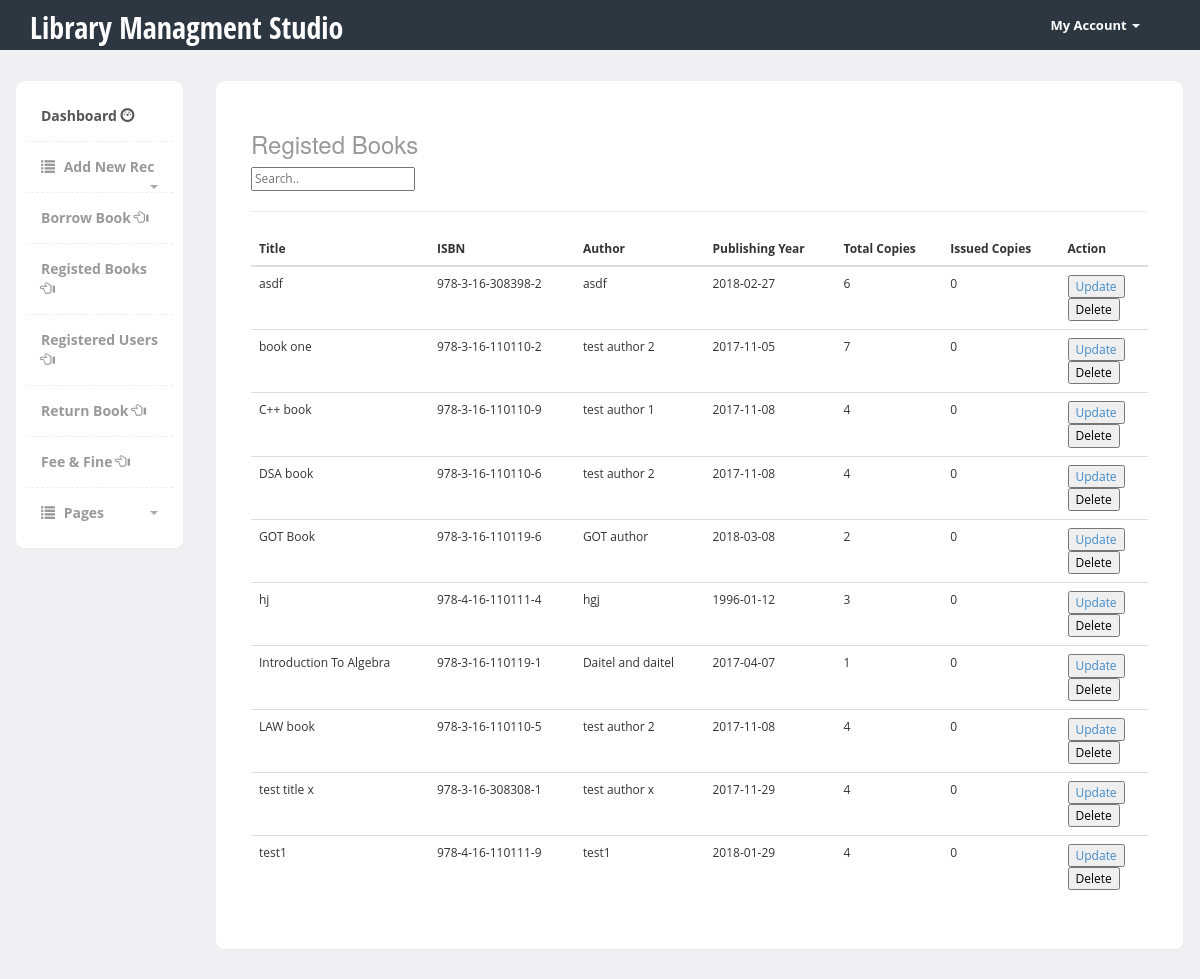
The page /books_registered.php on the database its author committed.
### tables this page shows
CREATE TABLE `books` (
  `b_isbn` text NOT NULL,
  `b_title` text NOT NULL,
  `b_author` text NOT NULL,
  `bp_id` int(11) NOT NULL,
  `b_chapters` int(4) NOT NULL,
  `b_pages` int(5) NOT NULL,
  `b_copies` int(3) NOT NULL,
  `issued_copies` int(11) NOT NULL DEFAULT '0',
  `b_row` int(5) NOT NULL,
  `b_stand` int(5) NOT NULL,
  `b_shelf` int(5) NOT NULL,
  `b_publishing_year` text NOT NULL,
  `bc_id` int(11) NOT NULL,
  `b_img` varchar(500) NOT NULL
);

### books_registered.php (the view, shortened to what this page needs)
<!DOCTYPE html>
<html>
  <head>
    <link href="https://code.jquery.com/ui/1.10.3/themes/redmond/jquery-ui.css" rel="stylesheet" media="screen">
    <link href="bootstrap/css/bootstrap.min.css" rel="stylesheet">
    <link href="css/styles.css" rel="stylesheet">
  </head>
  <body>
  	<div class="header">
	     <div class="container">
	        <div class="row">
	           <div class="col-md-5">
	              <div class="logo">
	                 <h1><a href="index.php">Library Managment Studio</a></h1>
	              </div>
	           </div>
	           <div class="col-md-2">
	              <div class="navbar navbar-inverse" role="banner">
	                  <nav class="collapse navbar-collapse bs-navbar-collapse navbar-right" role="navigation">
	                    <ul class="nav navbar-nav">
	                      <li class="dropdown">
	                        <a href="#" class="dropdown-toggle" data-toggle="dropdown">My Account <b class="caret"></b></a>
	                      </li>
	                    </ul>
	                  </nav>
	              </div>
	           </div>
	        </div>
	     </div>
	</div>
    <div class="page-content">
    	<div class="row">
		  <div class="col-md-2">
        <div class="sidebar content-box" style="display: block;">
                <ul class="nav">
                    <li class="current"><a href="index.php">Dashboard <span class="glyphicon glyphicon-dashboard"></span></a></li>
                    <li class="submenu">
                         <a href="#">
                            <i class="glyphicon glyphicon-list"></i> Add New Rec
                            <span class="caret pull-right"></span>
                         </a>
                    </li>
                    <li><a href="borrow_book.php">Borrow Book <span class="glyphicon glyphicon-hand-left"></span> </a></li>
                    <li><a href="books_registered.php">Registed Books <span class="glyphicon glyphicon-hand-left"></span> </a></li>
                    <li><a href="users_registered.php">Registered Users <span class="glyphicon glyphicon-hand-left"></span></a> </li>
                    <li><a href="book_return.php">Return Book <span class="glyphicon glyphicon-hand-left"></span></a></li>
                    <li><a href="user_fine.php">Fee & Fine <span class="glyphicon glyphicon-hand-left"></a></li>
                    <li class="submenu">
                         <a href="#">
                            <i class="glyphicon glyphicon-list"></i> Pages
                            <span class="caret pull-right"></span>
                         </a>
                    </li>
                </ul>
             </div>
      </div>
		  <div class="col-md-10">
        <div class="content-box-large">
          <div class="panel-heading">
            <h3 class="text-muted">Registed Books</h3>
          <form accept="#" method="post">
  <input type="text" name="search_book" placeholder="Search..">
</form>
<hr/>
<?php
  $db=mysqli_connect("localhost","root","","uol") ;
  $condition="1";
  $SQL="SELECT * FROM books WHERE $condition ORDER BY b_title";
  $rs=mysqli_query($db,$SQL);
?>
<center>
<table class="table table-hover">
    <thead>
      <tr>
        <th>Title</th>
        <th>ISBN</th>
        <th>Author</th>
        <th>Publishing Year</th>
        <th>Total Copies</th>
        <th>Issued Copies</th>
        <th>Action</th>
      </tr>
    </thead>
    <tbody>
    <?php while($data=mysqli_fetch_assoc($rs))
     {
      $b_isbn=$data['b_isbn'];
    ?>
     <tr>
        <td><?= $data['b_title'] ?></td>
        <td><?php echo $b_isbn; ?></td>
        <td><?= $data['b_author'] ?></td>
        <td><?= $data['b_publishing_year'] ?></td>
        <td><?= $data['b_copies'] ?></td>
        <td>
          <?php $SQL="SELECT COUNT(*) FROM borrow_book WHERE b_isbn='$b_isbn' AND bb_date_returned='0000-00-00'; ";
            $query = mysqli_query($db, $SQL);
            $row = mysqli_fetch_array($query);
             echo  $row[0];
           ?>
        </td>
        <td>
          <button><a href="update_book.php?b_isbn=<?php echo $b_isbn; ?>">Update</a></button>
          <form action="php/db.php" method="POST">
            <input type="submit" name="Delete" value="Delete">
          </form>
        </td>
      </tr>
      <?php } ?>
          </tbody>
  </table>
      </center>
          </div>
        </div>
		  </div>
		</div>
    </div>
     <link rel="stylesheet" type="text/css" href="vendors/bootstrap-wysihtml5/src/bootstrap-wysihtml5.css"></link>
  </body>
</html>

### css/styles.css (style rules this page uses)
body { font-family: 'Open Sans', sans-serif; background-color: #eee; position: relative; margin: 0px; font-size: 12px; padding: 0px; }
.page-content > .row { margin-left: 0px !important; margin-right: 0px !important; margin-top: 30px; }
.header { height:50px; background-color: #2c3742; }
.header .logo h1 { font-size:30px; margin:0px; padding:10px 0px; }
.header .logo h1 a { color:#fff; font-family: 'Open Sans Condensed', sans-serif; }
.header .navbar * { box-shadow:none !important; }
.header .navbar { background:none !important; border:0px !important; }
.header .navbar .nav > li > a { color:#fff !important; font-size:13px !important; border-bottom:0px !important; margin-top:0px !important; font-weight:bold; }
.header .navbar-collapse { border:0px !important; }
.header .navbar-nav .caret { border-top-color:#fff !important; border-bottom-color:#fff !important; }
.content-box, .content-box-large { margin-bottom:30px; background:#fff; border-radius:10px; padding:10px; border-left:1px solid #eee; border-top:1px solid #eee; border-right:2px solid #eee; border-bottom:2px solid #eee; }
.content-box-large { padding: 20px; }
.sidebar ul.nav, .sidebar ul.nav ul { list-style: none; padding: 0px; margin: 0px; }
.sidebar .nav > li { margin: 0; border-bottom:1px dashed #eee; }
.sidebar .nav > li:last-child { border-bottom:0px; }
.sidebar .nav > li > a { font-size: 14px; line-height: 20px; padding: 15px 15px; color: #999; display: block; font-weight:bold; background:none; text-decoration: none; border-top:0px; font-weight:bold; }
.sidebar .nav > li > a > i { margin-right:5px; }
.sidebar .nav li a:hover, .sidebar .nav li.current > a { background: #fff; color: #555; border-bottom:0px; }
.sidebar .nav a .caret { float: right; width: 0; height: 0; display: inline-block; vertical-align: top; border-top: 4px solid #aaa; border-right: 4px solid transparent; border-left: 4px solid transparent; content: ""; margin-top: 8px; margin-left: 2px; }
body { background-color: #eff0f3; }

### rows shown on the page
books: b_title "asdf", b_isbn "978-3-16-308398-2", b_author "asdf", b_publishing_year "2018-02-27", b_copies "6", row "0"
books: b_title "book one", b_isbn "978-3-16-110110-2", b_author "test author 2", b_publishing_year "2017-11-05", b_copies "7", row "0"
books: b_title "C++ book", b_isbn "978-3-16-110110-9", b_author "test author 1", b_publishing_year "2017-11-08", b_copies "4", row "0"
books: b_title "DSA book", b_isbn "978-3-16-110110-6", b_author "test author 2", b_publishing_year "2017-11-08", b_copies "4", row "0"
books: b_title "GOT Book", b_isbn "978-3-16-110119-6", b_author "GOT author", b_publishing_year "2018-03-08", b_copies "2", row "0"
books: b_title "hj", b_isbn "978-4-16-110111-4", b_author "hgj", b_publishing_year "1996-01-12", b_copies "3", row "0"
books: b_title "Introduction To Algebra", b_isbn "978-3-16-110119-1", b_author "Daitel and daitel", b_publishing_year "2017-04-07", b_copies "1", row "0"
books: b_title "LAW book", b_isbn "978-3-16-110110-5", b_author "test author 2", b_publishing_year "2017-11-08", b_copies "4", row "0"
books: b_title "test title x", b_isbn "978-3-16-308308-1", b_author "test author x", b_publishing_year "2017-11-29", b_copies "4", row "0"
books: b_title "test1", b_isbn "978-4-16-110111-9", b_author "test1", b_publishing_year "2018-01-29", b_copies "4", row "0"
